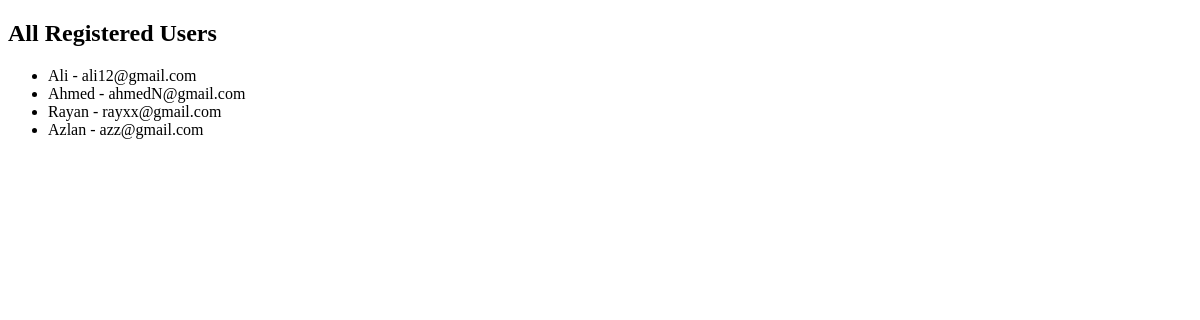
The app's page /allusers, older data.
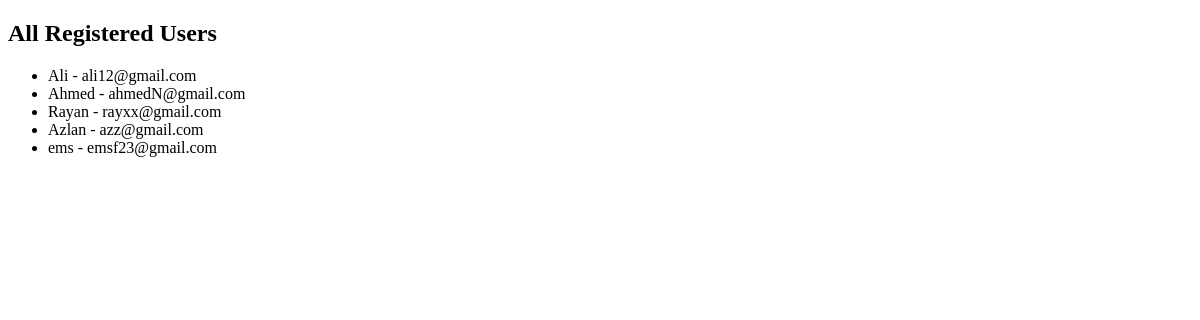
The same page, newer data.
### tables this page shows
CREATE TABLE Users (
    username TEXT PRIMARY KEY,
    email TEXT UNIQUE NOT NULL,
    password TEXT NOT NULL,
    description TEXT,
    noOfBooksRead INTEGER DEFAULT 0
);

### app.py (the view)
@app.route("/allusers")
def all_users():
    conn = get_db_connection()
    cursor = conn.execute("SELECT * FROM Users")
    users = cursor.fetchall()
    conn.close()
    return render_template("allusers.html", users=users)

### app.py (called while the page is built)
def get_db_connection():
    conn = sqlite3.connect(DATABASE)
    conn.row_factory = sqlite3.Row
    return conn

### templates/allusers.html (shortened to what this page needs)
<!DOCTYPE html>
<html>
<head>
<body>
<h2>All Registered Users</h2>
<ul>   {% for user in users %}
    <li>{{ user['username'] }} - {{ user['email'] }}</li>
    {% endfor %} </ul>
</body>
</html>

Row changes from the older to the newer data that the page shows:
added Users: username "ems", email "emsf23@gmail.com"
